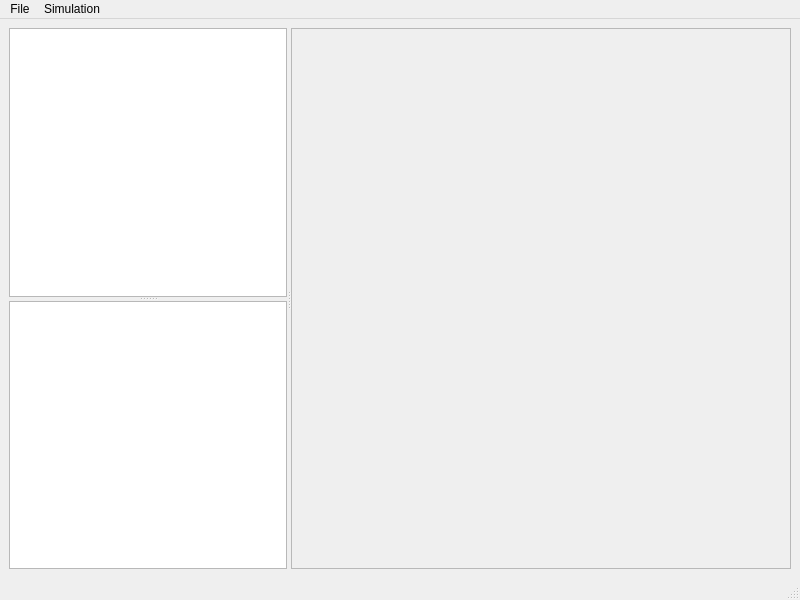
<?xml version="1.0" encoding="UTF-8"?>
<ui version="4.0">
 <class>guiDlg</class>
 <widget class="QMainWindow" name="guiDlg">
  <property name="geometry">
   <rect>
    <x>0</x>
    <y>0</y>
    <width>800</width>
    <height>600</height>
   </rect>
  </property>
  <property name="windowTitle">
   <string>yoloDSR</string>
  </property>
    <widget class="QWidget" name="centralwidget">
    <layout class="QVBoxLayout" name="verticalLayout">
    <item>
     <widget class="QSplitter" name="splitter_1">
      <property name="orientation">
       <enum>Qt::Horizontal</enum>
      </property>
      <widget class="QSplitter" name="splitter_2">
       <property name="sizePolicy">
        <sizepolicy hsizetype="Minimum" vsizetype="Expanding">
         <horstretch>0</horstretch>
         <verstretch>0</verstretch>
        </sizepolicy>
       </property>
       <property name="orientation">
        <enum>Qt::Vertical</enum>
       </property>
       <widget class="QTableWidget" name="tableWidgetNodes">
        <property name="sizePolicy">
         <sizepolicy hsizetype="Minimum" vsizetype="Expanding">
          <horstretch>0</horstretch>
          <verstretch>0</verstretch>
         </sizepolicy>
        </property>
       </widget>
       <widget class="QTableWidget" name="tableWidgetEdges">
        <property name="sizePolicy">
         <sizepolicy hsizetype="Minimum" vsizetype="Expanding">
          <horstretch>0</horstretch>
          <verstretch>0</verstretch>
         </sizepolicy>
        </property>
       </widget>
      </widget>
      <widget class="QScrollArea" name="scrollArea">
       <property name="sizePolicy">
        <sizepolicy hsizetype="Maximum" vsizetype="Expanding">
         <horstretch>0</horstretch>
         <verstretch>0</verstretch>
        </sizepolicy>
       </property>
       <property name="minimumSize">
        <size>
         <width>500</width>
         <height>0</height>
        </size>
       </property>
       <property name="widgetResizable">
        <bool>true</bool>
       </property>
       <widget class="QWidget" name="scrollAreaWidgetContents">
        <property name="geometry">
         <rect>
          <x>0</x>
          <y>0</y>
          <width>498</width>
          <height>443</height>
         </rect>
        </property>
       </widget>
      </widget>
     </widget>
    </item>
    </layout>
    </widget>
    <widget class="QMenuBar" name="menubar">
    <property name="geometry">
    <rect>
     <x>0</x>
     <y>0</y>
     <width>780</width>
     <height>25</height>
    </rect>
    </property>
    <widget class="QMenu" name="menuFile">
    <property name="title">
     <string>File</string>
    </property>
    <addaction name="actionSave"/>
    </widget>
    <widget class="QMenu" name="menuSimulation">
    <property name="title">
     <string>Simulation</string>
    </property>
    <addaction name="actionStart_Stop"/>
    </widget>
    <addaction name="menuFile"/>
    <addaction name="menuSimulation"/>
    </widget>
    <widget class="QStatusBar" name="statusbar"/>
    <action name="actionSave">
    <property name="text">
    <string>Save</string>
    </property>
    </action>
    <action name="actionStart_Stop">
    <property name="text">
    <string>Start/Stop</string>
    </property>
    </action>
 </widget>
 <resources/>
 <connections/>
</ui>
